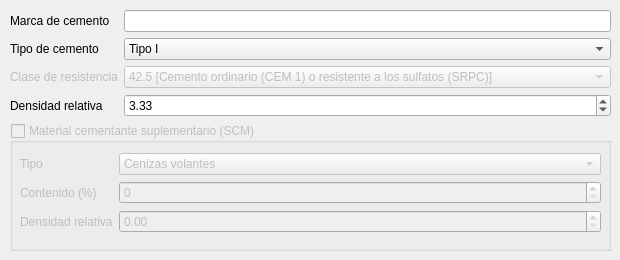
      <widget class="QWidget" name="cementitous_materials">
       <widget class="QWidget" name="layoutWidget">
        <property name="geometry">
         <rect>
          <x>10</x>
          <y>10</y>
          <width>601</width>
          <height>241</height>
         </rect>
        </property>
        <layout class="QVBoxLayout" name="verticalLayout_3" stretch="0,1">
         <item>
          <layout class="QFormLayout" name="formLayout_9">
           <item row="1" column="0">
            <widget class="QLabel" name="label_cement_type">
             <property name="text">
              <string>Tipo de cemento</string>
             </property>
             <property name="buddy">
              <cstring>comboBox_cement_type</cstring>
             </property>
            </widget>
           </item>
           <item row="1" column="1">
            <widget class="QComboBox" name="comboBox_cement_type">
             <item>
              <property name="text">
               <string>Tipo I</string>
              </property>
             </item>
             <item>
              <property name="text">
               <string>Tipo II</string>
              </property>
             </item>
             <item>
              <property name="text">
               <string>Tipo III</string>
              </property>
             </item>
             <item>
              <property name="text">
               <string>Tipo IV</string>
              </property>
             </item>
             <item>
              <property name="text">
               <string>Tipo V</string>
              </property>
             </item>
            </widget>
           </item>
           <item row="2" column="0">
            <widget class="QLabel" name="label_cement_class">
             <property name="enabled">
              <bool>false</bool>
             </property>
             <property name="text">
              <string>Clase de resistencia</string>
             </property>
             <property name="buddy">
              <cstring>comboBox_cement_class</cstring>
             </property>
            </widget>
           </item>
           <item row="2" column="1">
            <widget class="QComboBox" name="comboBox_cement_class">
             <property name="enabled">
              <bool>false</bool>
             </property>
             <item>
              <property name="text">
               <string>42.5 [Cemento ordinario (CEM 1) o resistente a los sulfatos (SRPC)]</string>
              </property>
             </item>
             <item>
              <property name="text">
               <string>52.5 [Cemento portland de endurecimiento rápido]</string>
              </property>
             </item>
            </widget>
           </item>
           <item row="3" column="0">
            <widget class="QLabel" name="label_cement_relative_density">
             <property name="text">
              <string>Densidad relativa</string>
             </property>
             <property name="buddy">
              <cstring>doubleSpinBox_cement_relative_density</cstring>
             </property>
            </widget>
           </item>
           <item row="3" column="1">
            <widget class="QDoubleSpinBox" name="doubleSpinBox_cement_relative_density">
             <property name="singleStep">
              <double>0.010000000000000</double>
             </property>
             <property name="value">
              <double>3.330000000000000</double>
             </property>
            </widget>
           </item>
           <item row="0" column="0">
            <widget class="QLabel" name="label_cement_seller">
             <property name="text">
              <string>Marca de cemento</string>
             </property>
             <property name="buddy">
              <cstring>lineEdit_cement_seller</cstring>
             </property>
            </widget>
           </item>
           <item row="0" column="1">
            <widget class="QLineEdit" name="lineEdit_cement_seller"/>
           </item>
          </layout>
         </item>
         <item>
          <widget class="QGroupBox" name="groupBox_SCM">
           <property name="enabled">
            <bool>false</bool>
           </property>
           <property name="sizePolicy">
            <sizepolicy hsizetype="Preferred" vsizetype="Preferred">
             <horstretch>0</horstretch>
             <verstretch>0</verstretch>
            </sizepolicy>
           </property>
           <property name="title">
            <string>Material cementante suplementario (SCM)</string>
           </property>
           <property name="checkable">
            <bool>true</bool>
           </property>
           <property name="checked">
            <bool>false</bool>
           </property>
           <widget class="QWidget" name="layoutWidget">
            <property name="geometry">
             <rect>
              <x>10</x>
              <y>30</y>
              <width>581</width>
              <height>81</height>
             </rect>
            </property>
            <layout class="QFormLayout" name="formLayout_8">
             <item row="0" column="0">
              <widget class="QLabel" name="label_SCM_type">
               <property name="text">
                <string>Tipo</string>
               </property>
               <property name="buddy">
                <cstring>comboBox_SCM_type</cstring>
               </property>
              </widget>
             </item>
             <item row="0" column="1">
              <widget class="QComboBox" name="comboBox_SCM_type">
               <item>
                <property name="text">
                 <string>Cenizas volantes</string>
                </property>
               </item>
               <item>
                <property name="text">
                 <string>Cemento de escoria</string>
                </property>
               </item>
               <item>
                <property name="text">
                 <string>Humo de sílice</string>
                </property>
               </item>
              </widget>
             </item>
             <item row="1" column="0">
              <widget class="QLabel" name="label_SCM_content">
               <property name="toolTip">
                <string>&lt;html&gt;&lt;head/&gt;&lt;body&gt;&lt;p&gt;Expresado en porcentaje (%) de material por peso con respecto al total de material cementante.&lt;/p&gt;&lt;/body&gt;&lt;/html&gt;</string>
               </property>
               <property name="whatsThis">
                <string>&lt;html&gt;&lt;head/&gt;&lt;body&gt;&lt;p&gt;&lt;br/&gt;&lt;/p&gt;&lt;/body&gt;&lt;/html&gt;</string>
               </property>
               <property name="text">
                <string>Contenido (%)</string>
               </property>
               <property name="buddy">
                <cstring>spinBox_SCM_content</cstring>
               </property>
              </widget>
             </item>
             <item row="1" column="1">
              <widget class="QSpinBox" name="spinBox_SCM_content">
               <property name="maximum">
                <number>50</number>
               </property>
              </widget>
             </item>
             <item row="2" column="0">
              <widget class="QLabel" name="label_SCM_relative_density">
               <property name="text">
                <string>Densidad relativa</string>
               </property>
               <property name="buddy">
                <cstring>doubleSpinBox_SCM_relative_density</cstring>
               </property>
              </widget>
             </item>
             <item row="2" column="1">
              <widget class="QDoubleSpinBox" name="doubleSpinBox_SCM_relative_density">
               <property name="singleStep">
                <double>0.010000000000000</double>
               </property>
              </widget>
             </item>
            </layout>
           </widget>
          </widget>
         </item>
        </layout>
       </widget>
      </widget>
